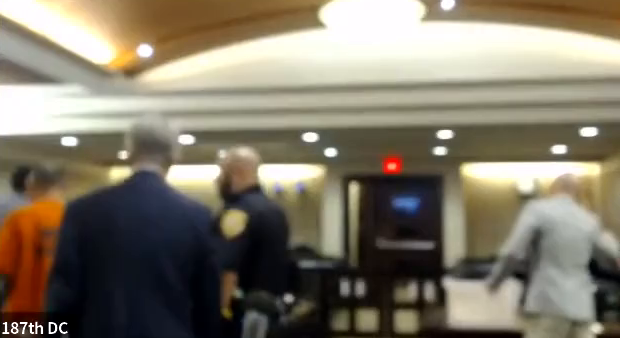
#> input picture assets/harvest/backgrounds/CARTHIEF/bg_CARTHIEF_3554.png, 620 x 338 px, given in place of CARTHIEF_thumb.jpg, which was not available
$ python sidebar_sheet.py
#> lines starting #> are read from the running program, lines starting #| are printed output that depends on the picture; after the words box and inside, x2 and y2 are one past the last pixel; in counts of white or black regions, pixels touching at a corner belong together; pictures that were not available may be replaced by others from this repository, and a replacement may not be noted
# -*- coding: utf-8 -*-
"""The comparison I should have built weeks ago.

Ours against the competitor's biggest winners, both rendered at the size YouTube
actually serves them (168x94) and then blown up equally so the screen shows the
same information a sidebar does. No 1280px masters anywhere on this sheet - the
master is the thing that has been misleading me.

Written to D:/Boyd Clips/thumbwork/_FEEDTEST/SIDEBAR_SHEET.png and opened.
"""
import os, sys, glob, re
import numpy as np
import cv2

sys.path.insert(0, os.path.dirname(os.path.abspath(__file__)))
from thumbeng import variety as _V     # thumb_measure retired 2026-08-31


class TM:                               # tiny shim; the sheet needs 2 constants
    SIDEBAR = _V.SIDEBAR
    MASTER = (1280, 720)

    @staticmethod
    def measure(path):
        import cv2, numpy as np
        im = cv2.resize(cv2.imread(path), TM.MASTER, interpolation=cv2.INTER_AREA)
        a = cv2.cvtColor(im, cv2.COLOR_BGR2GRAY).astype(np.float32).ravel()
        sm = cv2.resize(im, TM.SIDEBAR, interpolation=cv2.INTER_AREA)
        sm = cv2.GaussianBlur(sm, (0, 0), 2.0)
        b = cv2.cvtColor(cv2.resize(sm, TM.MASTER, interpolation=cv2.INTER_CUBIC),
                         cv2.COLOR_BGR2GRAY).astype(np.float32).ravel()
        return {"roundtrip_r": float(np.corrcoef(a, b)[0, 1])}

OUT = r"D:/Boyd Clips/thumbwork/_FEEDTEST"
COMP = r"C:/Users/natha/Projects/boyd-clips/research/reference/competitor/thumbs/*.jpg"
OURS = [
    (r"D:/Boyd Clips/thumbwork/CARTHIEF/CARTHIEF_thumb.jpg", "CARTHIEF"),
    (r"D:/Boyd Clips/thumbwork/MONKEY/MONKEY_thumb.jpg", "SPIDER MONKEY"),
    (r"D:/Boyd Clips/thumbwork/THOMPSON/THOMPSON_thumb.jpg", "THOMPSON"),
    (r"D:/Boyd Clips/thumbwork/OFFERUP/OFFERUP_thumb.jpg", "OFFERUP"),
]

K = 4                       # sidebar cells drawn 4x - readable on a 5120 panel
CW, CH = TM.SIDEBAR[0] * K, TM.SIDEBAR[1] * K
PAD, HEAD, GUT = 18, 96, 70
FONT = cv2.FONT_HERSHEY_SIMPLEX


def txt(img, s, xy, sc=0.6, col=(240, 240, 240), th=1, shadow=True):
    if shadow:
        cv2.putText(img, s, xy, FONT, sc, (0, 0, 0), th + 3, cv2.LINE_AA)
    cv2.putText(img, s, xy, FONT, sc, col, th, cv2.LINE_AA)


def cell(path, caption, sub, accent):
    """One thumbnail, downscaled to the literal sidebar size and back up."""
    im = cv2.imread(path)
    im = cv2.resize(im, TM.MASTER, interpolation=cv2.INTER_AREA)
    small = cv2.resize(im, TM.SIDEBAR, interpolation=cv2.INTER_AREA)
    big = cv2.resize(small, (CW, CH), interpolation=cv2.INTER_NEAREST)
    panel = np.full((CH + 54, CW, 3), 22, np.uint8)
    panel[:CH] = big
    cv2.rectangle(panel, (0, 0), (CW - 1, CH - 1), accent, 2)
    txt(panel, caption, (4, CH + 20), 0.5, (245, 245, 245), 1, shadow=False)
    txt(panel, sub, (4, CH + 42), 0.44, accent, 1, shadow=False)
    return panel


def main():
    os.makedirs(OUT, exist_ok=True)
    comp = sorted(glob.glob(COMP),
                  key=lambda p: -int(re.match(r"(\d+)_", os.path.basename(p)).group(1)))[:4]

    ours, theirs = [], []
    for p, name in OURS:
        m = TM.measure(p)
#> in measure, `sm = cv2.resize(im, TM.SIDEBAR, interpolation=cv2.INTER_AREA)`:
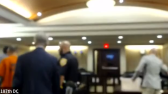
#> sm: shape (94, 168, 3); mean B, G, R 105.4, 121.4, 129.3
#> in measure, `sm = cv2.GaussianBlur(sm, (0, 0), 2.0)`:
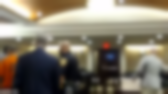
#> sm: shape (94, 168, 3); mean B, G, R 105.5, 121.5, 129.4
#> m = {'roundtrip_r': 0.963}
        ours.append(cell(p, name, f"r={m['roundtrip_r']:.3f}", (80, 190, 255)))
#> in cell, im is the input picture: shape (338, 620, 3); mean B, G, R 105.4, 121.4, 129.3
#> in cell, `panel[:CH] = big`:
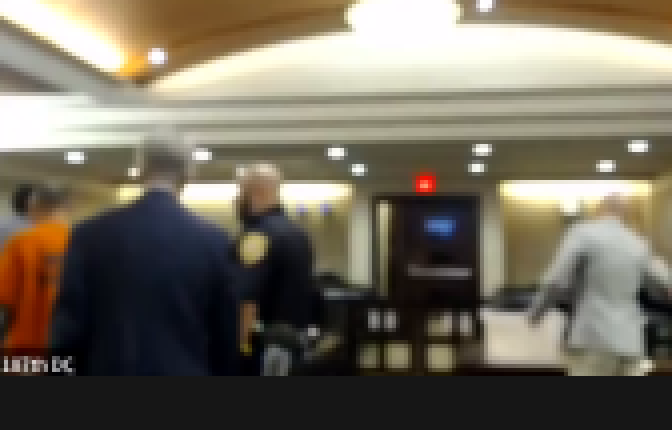
#> panel: shape (430, 672, 3); mean B, G, R 94.9, 108.9, 115.8
#> in cell, `cv2.rectangle(panel, (0, 0), (CW - 1, CH - 1), accent, 2)`:
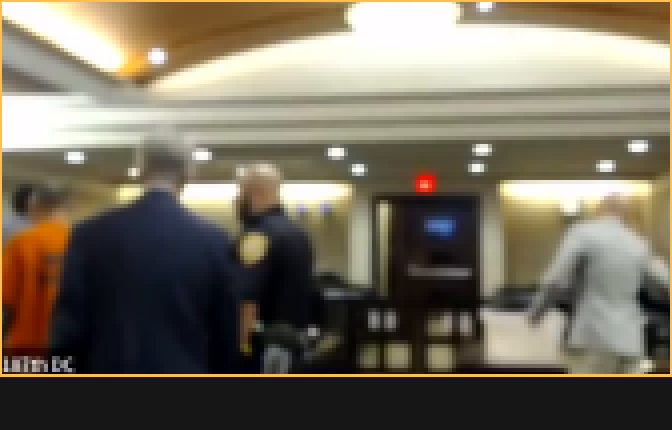
#> panel: shape (430, 672, 3); 1.68% of pixels changed, all inside (x1, y1, x2, y2) = (0, 0, 672, 377)
#> call 2 of txt, with s = 'r=0.963', xy = (4, 418), sc = 0.44, col = (80, 190, 255), th = 1, shadow = False
#> in txt (call 2), `cv2.putText(img, s, xy, FONT, sc, col, th, cv2.LINE_AA)`:
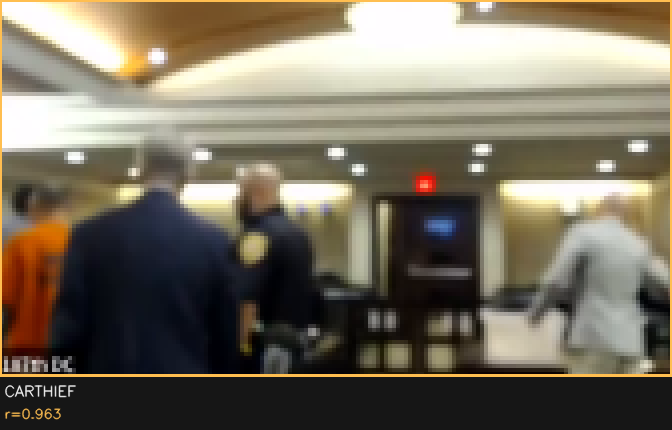
#> img: shape (430, 672, 3); mean B, G, R 95.3, 110.9, 118.8
#> pass 2 of the loop in main, `for p, name in OURS:`:
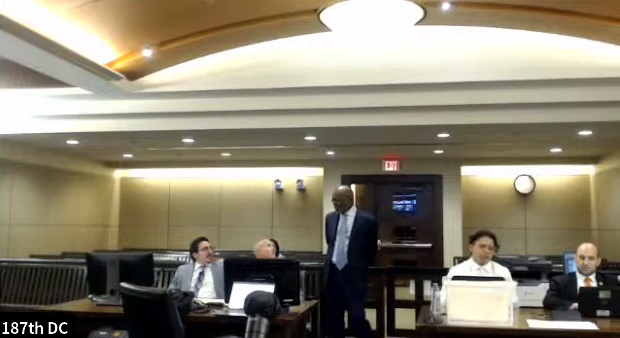
#> input picture assets/harvest/backgrounds/CARTHIEF/bg_CARTHIEF_4654.png, 620 x 338 px, given in place of MONKEY_thumb.jpg, which was not available
#> im: shape (720, 1280, 3)
#> in measure (call 2), `sm = cv2.GaussianBlur(sm, (0, 0), 2.0)`:
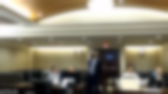
#> sm: shape (94, 168, 3); mean B, G, R 112.2, 130.8, 137.9
#> m = {'roundtrip_r': 0.929}
#> in cell, im is the input picture: shape (338, 620, 3); mean B, G, R 112.1, 130.7, 137.8
#> in txt (call 4), `cv2.putText(img, s, xy, FONT, sc, col, th, cv2.LINE_AA)`:
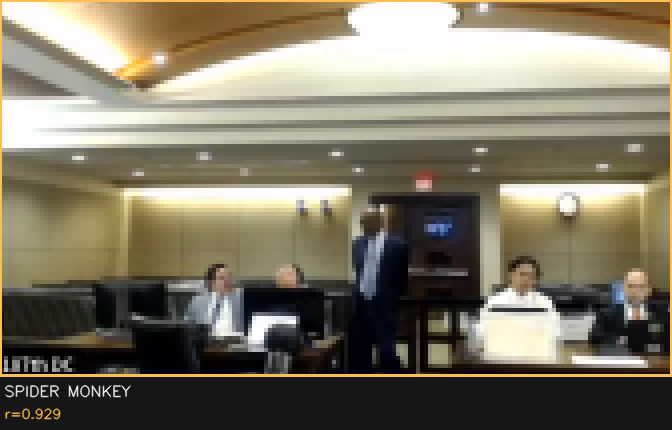
#> img: shape (430, 672, 3); mean B, G, R 101.3, 119.2, 126.4
    for p in comp:
        v = int(re.match(r"(\d+)_", os.path.basename(p)).group(1))
        m = TM.measure(p)
        theirs.append(cell(p, f"{v//1000}K views", f"r={m['roundtrip_r']:.3f}",
                           (120, 255, 140)))

    ch = ours[0].shape[0]
    W = PAD * 2 + CW * 4 + GUT * 3
    H = HEAD + ch * 2 + GUT + PAD + 40
    sheet = np.full((H, W, 3), 16, np.uint8)

    txt(sheet, "WHAT THE SIDEBAR ACTUALLY SERVES  -  every tile below is a real "
               "168x94 render, magnified equally", (PAD, 34), 0.66, (255, 255, 255), 2,
        shadow=False)
    txt(sheet, "r = structure surviving the downscale.  ours mean 0.749   "
               "Audit the Court mean 0.840", (PAD, 64), 0.55, (170, 170, 175), 1,
        shadow=False)

    for i, p in enumerate(ours):
        x = PAD + i * (CW + GUT)
        sheet[HEAD:HEAD + ch, x:x + CW] = p
    txt(sheet, "TEXAS TRIAL TRACKER", (PAD, HEAD - 10), 0.58, (80, 190, 255), 1, shadow=False)

    y2 = HEAD + ch + GUT
    for i, p in enumerate(theirs):
        x = PAD + i * (CW + GUT)
        sheet[y2:y2 + ch, x:x + CW] = p
    txt(sheet, "AUDIT THE COURT  -  same judge, same courtroom, their four biggest",
        (PAD, y2 - 10), 0.58, (120, 255, 140), 1, shadow=False)

    out = os.path.join(OUT, "SIDEBAR_SHEET.png")
    cv2.imwrite(out, sheet)
    print("wrote", out, sheet.shape)
    return out


if __name__ == "__main__":
#> (the run stopped early here; a loop or call above may not have finished)
